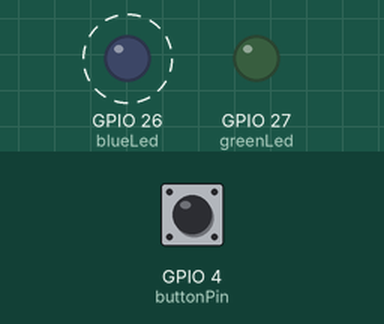
A sketch run on a simulated ESP32. Parts: output pins drawn as LEDs (lit = HIGH). Dashed ring = blinking. Inputs (shaded band) come from the test bench; at power-on: GPIO 4 (buttonPin) LOW.

Above: at 1.2 s.
1.3 s: GPIO 4 (buttonPin) pulled HIGH for 0.15 s
At 1.37 s:
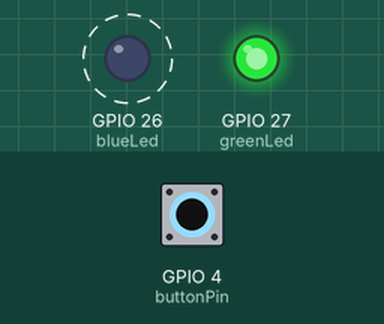
4.3 s: GPIO 4 (buttonPin) pulled HIGH for 1 s
At 5.9 s:
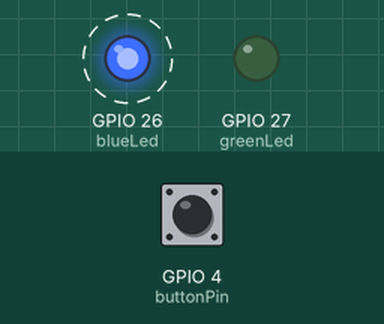
7.3 s: GPIO 4 (buttonPin) pulled HIGH for 3.2 s
At 7.75 s:
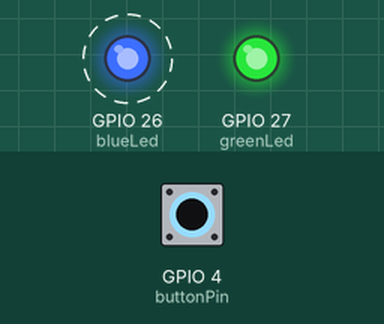
Timing chart, 0 to 18.0 s (numbered marks = the images above; inputs shaded):
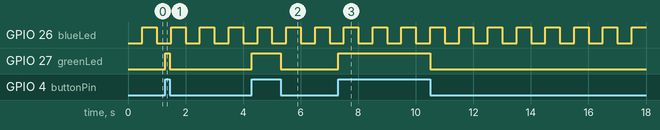

Measured:
- after the input at 1.3 s, GPIO 27 (greenLed): LOW → HIGH at once, → LOW 0.15 s later
- after the input at 4.3 s, GPIO 27 (greenLed): LOW → HIGH at once, → LOW 1.0 s later
- after the input at 7.3 s, GPIO 27 (greenLed): LOW → HIGH at once, → LOW 3.2 s later
- by itself, GPIO 26 (blueLed): alternates HIGH for 0.50 s and LOW for 0.50 s

The sketch:

GPIO_button_led.ino
```cpp
int blueLed = 26;
int greenLed = 27;
int buttonPin = 4;

#define onLed()      digitalWrite(greenLed, HIGH)
#define offLed()     digitalWrite(greenLed, LOW)
#define readButton() digitalRead(buttonPin)

unsigned long prevMillis = 0;
const unsigned long interval = 500;
bool blueLedState = false;

void setup() {
  pinMode(greenLed, OUTPUT);
  pinMode(blueLed, OUTPUT);
  pinMode(buttonPin, INPUT);
}

void loop() {
  blinkLed(blueLed);
  if (readButton() == HIGH) {
    onLed();
  } else {
    offLed();
  }
}

void blinkLed(int ledPin) {
  unsigned long currentMillis = millis();
  if (currentMillis - prevMillis >= interval) {
    prevMillis = currentMillis;
    blueLedState = !blueLedState;
    digitalWrite(ledPin, blueLedState);
  }
}
```
